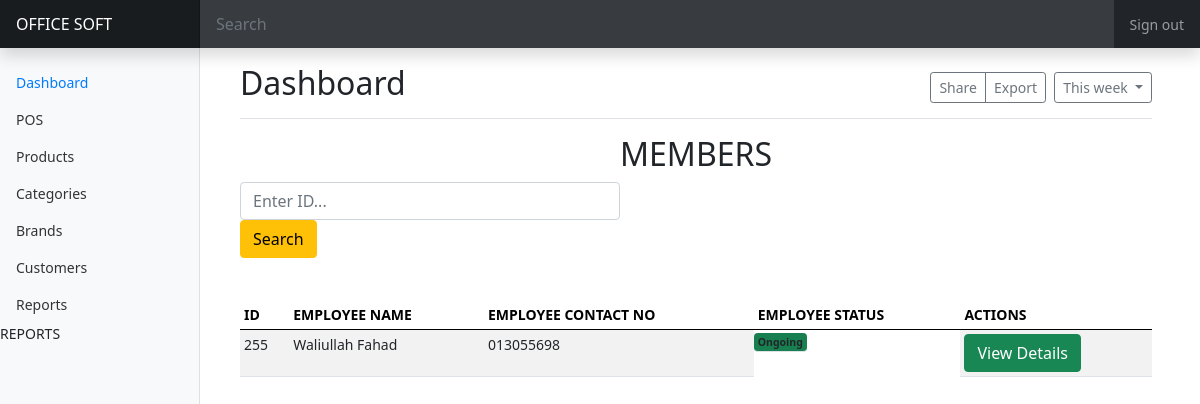
Before: / with the older database file.
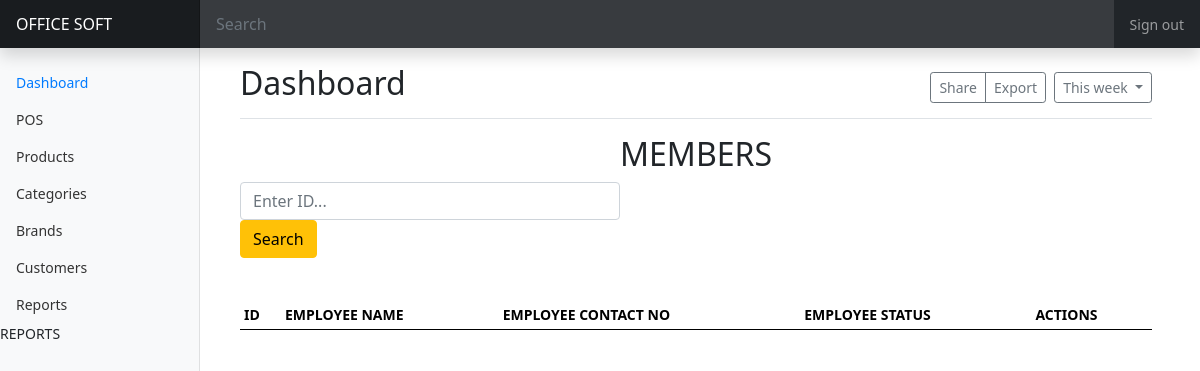
After: the same page with the newer database file.
### posApp/models.py (models this page shows, shortened)
class Employee(models.Model):
    emp_id = models.IntegerField()
    emp_name = models.CharField(max_length=120)
    emp_email = models.CharField(max_length=120, unique=True)
    emp_contact = models.CharField(max_length=120, null=True, blank=True)
    emp_img = models.ImageField(upload_to="images/")
    ongoing_projects = models.ForeignKey(Projects, on_delete=models.CASCADE, null=True)
    emp_department = models.ForeignKey(Department, on_delete=models.CASCADE, null=True)
    salary = models.FloatField()
    status = models.BooleanField(default=False)

### posApp/views.py (the view)
# urls.py: path('', views.get_home_page, name="base"),
def get_home_page(request):
    if 'qry' in request.GET:
        qry = request.GET['qry']
        emps = Employee.objects.filter(emp_id__icontains=qry)
    else:
        emps = Employee.objects.all()
    context = {'emps': emps}
    return render(request, 'homeview/base.html', context)

### posApp/context_processor.py (called while the page is built)
def cart(request):
    return {
        'cart': Cart(request)
    }

### posApp/templates/homeview/base.html (shortened to what this page needs)
{% load static %}
<!doctype html>
<html lang="en">
  <head>
    <link href="https://cdn.jsdelivr.net/npm/bootstrap@5.0.1/dist/css/bootstrap.min.css" rel="stylesheet">
<link href="/docs/5.0/dist/css/bootstrap.min.css" rel="stylesheet">
    <link href="{% static 'css/dashboard.css' %}" rel="stylesheet">
  </head>
  <body>
    {% include 'homeview/sidebar.html' %}
    <main class="col-md-9 ms-sm-auto col-lg-10 px-md-4">
      <div class="d-flex justify-content-between flex-wrap flex-md-nowrap align-items-center pt-3 pb-2 mb-3 border-bottom">
        <h1 class="h2">Dashboard</h1>
        <div class="btn-toolbar mb-2 mb-md-0">
          <div class="btn-group me-2">
            <button type="button" class="btn btn-sm btn-outline-secondary">Share</button>
            <button type="button" class="btn btn-sm btn-outline-secondary">Export</button>
          </div>
          <button type="button" class="btn btn-sm btn-outline-secondary dropdown-toggle">
            This week
          </button>
        </div>
      </div>
      <h2 style="text-align: center;">MEMBERS</h2>
      <form action="{% url 'base' %}" method="GET" class="col-lg-5">
        <input class="form-control" type="text" placeholder="Enter ID..." name="qry">
        <button type="submit" class="btn btn-warning">Search</button>
      </form>
      <div class="table-responsive">
        <table class="table table-striped table-sm">
          <thead>
            <tr>
              <th>ID</th>
              <th>EMPLOYEE NAME</th>
              <th>EMPLOYEE CONTACT NO</th>
              <th>EMPLOYEE STATUS</th>
              <th>ACTIONS</th>
            </tr>
          </thead>
          <tbody>
          {% for emp in emps %}
            <tr>
              <td>{{emp.emp_id}}</td>
              <td>{{ emp.emp_name }}</td>
              <td>{{ emp.emp_contact }}</td>
              {% if emp.status == True %}
              <td class="badge bg-success">Ongoing</td>
              {% else %}
              <td class="badge bg-danger">Fired</td>
              {% endif %}
              <td><a href="{% url 'get_emp_details' emp.id %}" class="btn btn-success">View Details</a></td>
            </tr>
            {% endfor %}
          </tbody>
        </table>
      </div>
    </main>
  </body>
</html>

Changed rows visible on the page:
removed Employee: emp_id "255", emp_name "Waliullah Fahad", emp_contact "013055698", status "Ongoing"
